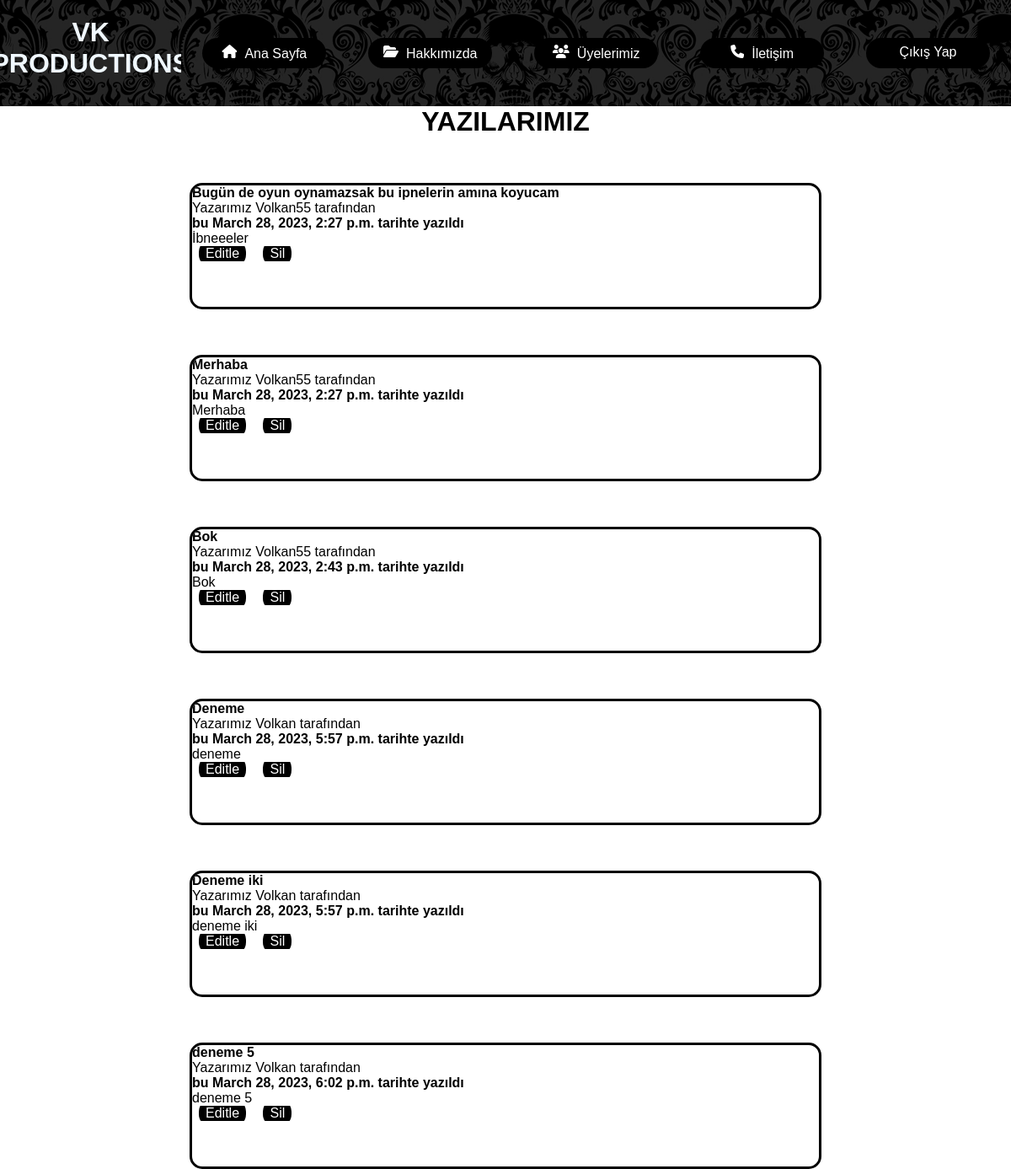
Screenshot of /articles/ (signed in) with the database file from the repository.
### articles/models.py (models this page shows, shortened)
class Article(models.Model):
    title = models.CharField(max_length=255)
    body = models.TextField()
    date = models.DateTimeField(auto_now_add=True)
    author = models.ForeignKey(
    get_user_model(),
    on_delete=models.CASCADE,
    )

### articles/views.py (the view)
# urls.py: path('', ArticleListView.as_view(), name='article_list'),
class ArticleListView(LoginRequiredMixin,ListView):
    model = Article
    template_name = 'articles/article_list.html'

### blog/templates/articles/article_list.html (shortened to what this page needs)
{% extends 'base.html' %}
{% load static %}
{% block content %}
<h1>YAZILARIMIZ</h1>
<link rel="stylesheet" type="text/css" href=" {% static '/css/posts.css' %} ">
{% for article in object_list %}
<br>
<div class="container">
        <br>
        <br>
        <div class="card-body">
                <strong><div class="article-title">{{ article.title }}</span></strong>
                <br>
                <span class="text-muted">Yazarımız {{ article.author }} tarafından
                        <br>
                        <b>bu {{ article.date }} tarihte yazıldı</b></span>
                <br>
                <p>{{ article.body }}</p>
                <div class="article-button">
                        <a href="{% url 'article_edit' article.pk %}">Editle</a>
                        <a href="{% url 'article_delete' article.pk %}">Sil</a>
                </div>
        </div>
        <br>
</div>
{% endfor %}
{% endblock content %}

### blog/templates/base.html (shortened to what this page needs)
{% load static %}
<html>
<head>
    <link rel="stylesheet" type="text/css" href=" {% static '/css/base.css' %} ">
    <link rel="stylesheet" href="https://cdnjs.cloudflare.com/ajax/libs/font-awesome/6.3.0/css/all.min.css">
</head>
<body>
    <div class="menu-bar">
                    <h1 style="color: aliceblue;">VK PRODUCTIONS</h1>
                    <ul>
                        <li class="active"><a href="{% url 'home' %}"><i class="fas fa-solid fa-house"></i>Ana Sayfa</a></li>
                        <li class="active"><a hef=""><i class="fas fa-sharp fa-solid fa-folder-open"></i>Hakkımızda</a>
                        </li>
                        <li class="active"><a href=""><i class="fas fa-solid fa-users"></i>Üyelerimiz</a></li>
                        <li class="active"><a href="{% url 'communication' %}"><i class="fas fa-solid fa-phone "></i>İletişim</a></li>
                        {% if user.is_authenticated %}
                        <li class="active"><a href="{% url 'logout' %}">Çıkış Yap</a>
                        {% else %}
                        <li class="active"><a href="{% url 'login' %}"><i class="fa-solid fa-arrow-right-from-bracket"></i>Giriş Yap<a></li>
                        {% endif %}
                    </ul>
            </div>
            <body>
            {% block content %}
            {% endblock content %}
</body>
</html>

### static/css/base.css (style rules this page uses)
* { padding: 0%; margin: 0%; box-sizing: border-box; overflow-x: hidden; }
.menu-bar { text-align: center; display: flex; z-index: 1; }
.menu-bar { padding-top: 20px; padding-bottom: 20px; background-image: url("/static/images/pattern.png"); }
.menu-bar ul { display: inline-flex; list-style: none; }
.menu-bar ul li { width: 215px; margin: 25px; padding: 8px; overflow: hidden; }
.menu-bar ul li a { text-decoration: none; color: white; padding: 25px; margin: -25px; }
.active ,.menu-bar ul li :hover { background: black; border-radius: 150px; background: fixed; }
.menu-bar ul li { background: black; }
.menu-bar .fas { margin-right: 9px; }
body { font-family: sans-serif; }

### static/css/posts.css (style rules this page uses)
h1 { display: flex; justify-content: center; }
.container { display: grid; justify-content: center; align-items: center; }
.article-button a { background-color: black; color: white; border-radius: 15px; margin: 8px; padding: 8px; text-decoration: none; }
.card-body { border-style: solid; border-color: black; border-radius: 15px; height: 150px; width: 750px; }
.card-body strong { border-bottom: 1px black; }
.card-body { cursor: pointer; }

### rows the page displays
Article: title "Bugün de oyun oynamazsak bu ipnelerin amına koyucam", author "Volkan55", date "March 28, 2023, 2:27 p.m.", body "İbneeeler"
Article: title "Merhaba", author "Volkan55", date "March 28, 2023, 2:27 p.m.", body "Merhaba"
Article: title "Bok", author "Volkan55", date "March 28, 2023, 2:43 p.m.", body "Bok"
Article: title "Deneme", author "Volkan", date "March 28, 2023, 5:57 p.m.", body "deneme"
Article: title "Deneme iki", author "Volkan", date "March 28, 2023, 5:57 p.m.", body "deneme iki"
Article: title "deneme 5", author "Volkan", date "March 28, 2023, 6:02 p.m.", body "deneme 5"
